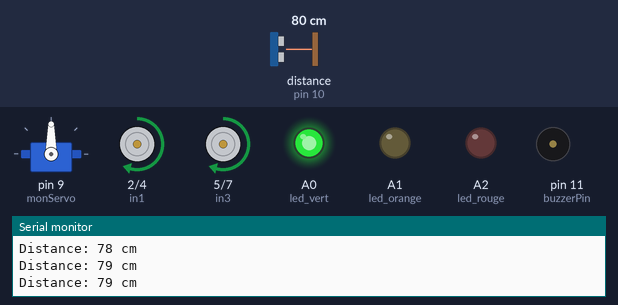
Bench run of a sketch on a simulated Arduino Uno, built with avr-gcc and run on an emulated ATmega328P. On the bench: servo, motor-driver pin pairs drawn as motors (green arrow = first pin HIGH = forward, orange = second pin HIGH = backward, longer = more drive, scaled by the enable pin), output pins drawn as LEDs (lit = HIGH), buzzer (waves = sounding), the last lines printed to the serial monitor. Wiring (inferred from the names in the program): ultrasonic range finder: trigger pin 8; echo pin 10. Inputs (shaded band) come from the test bench; at power-on: distance to the obstacle (sensor on pin 10) 80 cm. The echo pulse lasts 58.3 µs per cm; pins used as bus, display or sensor lines are not drawn.

Above: at 1.4 s.
1.5 s: distance to the obstacle (sensor on pin 10) set to 24 cm
3.5 s: distance to the obstacle (sensor on pin 10) set to 19 cm
At 4.7 s:
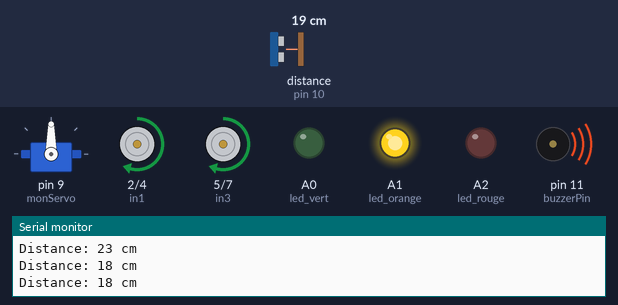
5.6 s: distance to the obstacle (sensor on pin 10) set to 13 cm
7.7 s: distance to the obstacle (sensor on pin 10) set to 10 cm
At 14.0 s:
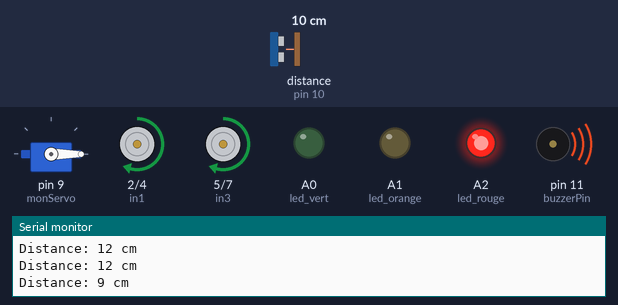
14.1 s: distance to the obstacle (sensor on pin 10) set to 18 cm
At 16.2 s:
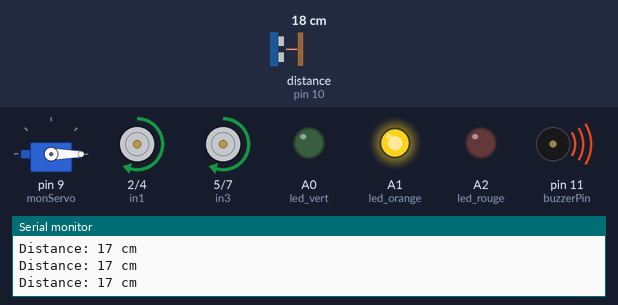
16.8 s: distance to the obstacle (sensor on pin 10) set to 35 cm
At 18.3 s:
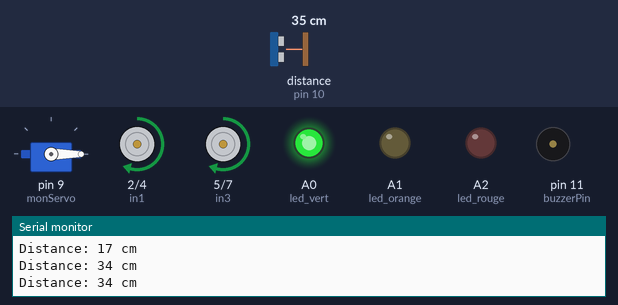
Timing chart, 0 to 19.8 s (numbered marks = the images above; inputs shaded):
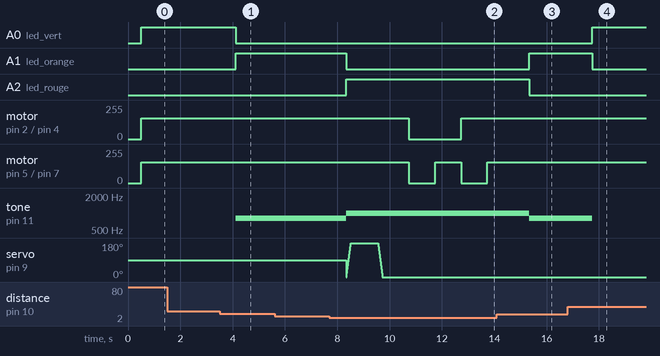

The sketch:

Robot_eviteur_dobstacle.ino
```cpp
  #include <Servo.h>

// Définition des pins pour le contrôle des moteurs
    const int in1 = 2; // Direction du moteur A
    const int in2 = 4; // Direction du moteur A
    const int enA = 3; // PWM pour le contrôle de la vitesse du moteur A

    const int in3 = 5; // Direction du moteur B
    const int in4 = 7; // Direction du moteur B
    const int enB = 6; // PWM pour le contrôle de la vitesse du moteur B

// Définir les pins
    const int trigPin = 8;
    const int echoPin = 10;

// Définir les variables
    long duration;
    int distance;

//Définition des pins pour le contrôle des Leds
    const int led_vert = A0; // Utilisation de la broche analogique 0 comme broche numérique pour la led verte
    const int led_orange = A1; // Utilisation de la broche analogique 1 comme broche numérique pour la led orange
    const int led_rouge = A2; // Utilisation de la broche analogique 2 comme broche numérique pour la led rouge

//Définir la broche pour le buzzer
    const int buzzerPin = 11;

// Création d'un objet Servo
  Servo monServo;
//

//
  void setup()
{
  // Définit les pins comme des sorties
    pinMode(enA, OUTPUT);
    pinMode(enB, OUTPUT);
    pinMode(in1, OUTPUT);
    pinMode(in2, OUTPUT);
    pinMode(in3, OUTPUT);
    pinMode(in4, OUTPUT);

  // Initialiser la communication série
      Serial.begin(9600);

  // Définir les modes de broche
      pinMode(trigPin, OUTPUT);
      pinMode(echoPin, INPUT);

  // Définit les pins comme des sorties pour les leds
      pinMode(led_vert, OUTPUT);
      pinMode(led_orange, OUTPUT);
      pinMode(led_rouge, OUTPUT);

  // Définir la broche du buzzer comme sortie
      pinMode(buzzerPin, OUTPUT);

  // Définition du pin de contrôle du servo
      monServo.attach(9); // Utilisez le pin 9 ou un autre pin PWM disponible sur votre carte Arduino
}

// Fonction pour faire avancer les moteurs
  void avancer()
{
    digitalWrite(in1, HIGH);
    digitalWrite(in2, LOW);
    digitalWrite(in3, HIGH);
    digitalWrite(in4, LOW);
    analogWrite(enA, 155); // Vitesse maximale pour le moteur A
    analogWrite(enB, 155); // Vitesse maximale pour le moteur B
}

// Fonction pour faire reculer les moteurs
  void reculer()
{
    digitalWrite(in1, LOW);
    digitalWrite(in2, HIGH);
    digitalWrite(in3, LOW);
    digitalWrite(in4, HIGH);
    analogWrite(enA, 155); // Vitesse maximale pour le moteur A
    analogWrite(enB, 155); // Vitesse maximale pour le moteur B
}

// Fonction pour faire tourner à gauche les moteurs
  void gauche()
{
    digitalWrite(in1, HIGH);
    digitalWrite(in2, LOW);
    digitalWrite(in3, HIGH);
    digitalWrite(in4, HIGH);
    analogWrite(enA, 155); // Vitesse maximale pour le moteur A
    analogWrite(enB, 0); // Vitesse maximale pour le moteur B
}

// Fonction pour faire tourner à droite les moteurs
  void droite()
{
    digitalWrite(in1, LOW);
    digitalWrite(in2, LOW);
    digitalWrite(in3, HIGH);
    digitalWrite(in4, LOW);
    analogWrite(enA, 0); // Vitesse maximale pour le moteur A
    analogWrite(enB, 155); // Vitesse maximale pour le moteur B
}

// Fonction pour arrêter les moteurs
  void arreter()
{
    digitalWrite(in1, HIGH);
    digitalWrite(in2, HIGH);
    digitalWrite(in3, LOW);
    digitalWrite(in4, LOW);
    analogWrite(enA, 0); // Arrête le moteur A
    analogWrite(enB, 0); // Arrête le moteur B
}

//La méthode pour calculer la distance
  int Calcul_Distance()
{
  // Effacer le trigger pin
      digitalWrite(trigPin, LOW);
      delayMicroseconds(2);

  // Envoyez une impulsion de 10 microsecondes pour déclencher la broche
      digitalWrite(trigPin, HIGH);
      delayMicroseconds(10);
      digitalWrite(trigPin, LOW);

  // Mesurer la durée de l'impulsion sur la broche d'écho
      duration = pulseIn(echoPin, HIGH);

  // Calcule de la distance en cm
     distance = duration * 0.034 / 2;

  // Afficher la distance jusqu'au moniteur série
      Serial.print("Distance: ");
      Serial.print(distance);
      Serial.println(" cm");

  // Délai avant la prochaine mesure
      delay(500);
  // Retourner la valeure mesuré
        return(distance);
}
//
  void loop()
{
  //Récupérer le résultat de la méthode Calcul_Distance
      int resultat = Calcul_Distance();

  // Contrôle les LEDs en fonction de la distance mesurée
    if (resultat <= 10)
    {
        digitalWrite(led_rouge, HIGH);
        digitalWrite(led_orange, LOW);
        digitalWrite(led_vert, LOW);
        tone(buzzerPin, 1000); // Tonalité pour proximité très proche

        //Déplace le servo de 0 degrés à 180 degrés
          for (int angle = 0; angle <= 180; angle+=20)
          {
             monServo.write(angle); // Envoie la position au servo
              delay(20); // Attente pour le mouvement fluide
          }

           delay(1000); // Attente d'une 110 milisecondes

        //Déplace le servo de 180 degrés à 0 degrés
          for (int angle = 180; angle >= 0; angle-=20)
          {
             monServo.write(angle); // Envoie la position au servo
              delay(20); // Attente pour le mouvement fluide
          }

            delay(1000); // Attente d'une 110 milisecondes
      }
    else if (resultat <= 20)
    {
        digitalWrite(led_rouge, LOW);
        digitalWrite(led_orange, HIGH);
        digitalWrite(led_vert, LOW);
        tone(buzzerPin, 800); // Tonalité pour proximité moyenne
    }
    else
    {
        digitalWrite(led_rouge, LOW);
        digitalWrite(led_orange, LOW);
        digitalWrite(led_vert, HIGH);
        noTone(buzzerPin); // Aucune tonalité pour distance lointaine
    }

  // Contrôle des moteurs pour éviter les obstacles
    if (distance <= 10)
    {
      //arrêter les moteurs pour une distance inférieure ou égale à 10 cm
        arreter();
        delay(1000); // Attendre 1 seconde

      // Effectuer une manœuvre d'évitement de l'obstacle
        // Faire tourner à gauche pour éviter l'obstacle
          droite();
          delay(1000); // Attendre 1 seconde

        // Faire tourner à gauche pour éviter l'obstacle
          gauche();
          delay(1000); // Attendre 1 seconde

        // Revenir à la direction initiale
          avancer(); // Revenir à avancer
          delay(1000); // Attendre 1 seconde
    }
     else
    {
      // Faire avancer les moteurs à pleine vitesse s'il n'y a pas d'obstacle
         avancer();
    }

  // Délai pour stabiliser les mesures
      delay(100);
}
```

Measured:
- the behaviour switches between 22 and 21 cm on distance to the obstacle (sensor on pin 10) (found by bisection; images 0 and 1)
- the behaviour switches between 12 and 11 cm on distance to the obstacle (sensor on pin 10) (found by bisection; images 1 and 2)
- after the input at 3.5 s, A0 (led_vert): HIGH → LOW after 0.63 s; A1 (led_orange): LOW → HIGH after 0.63 s; tone on pin 11 (buzzerPin): silent → 800 Hz after 0.63 s
- after the input at 7.7 s, A1 (led_orange): HIGH → LOW after 0.64 s; A2 (led_rouge): LOW → HIGH after 0.64 s
- after the input at 14.1 s, A1 (led_orange): LOW → HIGH after 1.2 s; A2 (led_rouge): HIGH → LOW after 1.2 s; tone on pin 11 (buzzerPin): 1000 Hz → 800 Hz after 1.2 s; servo on pin 9 (monServo): stays 0° (without the input it goes to 20° after 1.3 s)
- after the input at 16.8 s, A0 (led_vert): LOW → HIGH after 0.95 s; A1 (led_orange): HIGH → LOW after 0.95 s; tone on pin 11 (buzzerPin): 800 Hz → silent after 0.95 s
